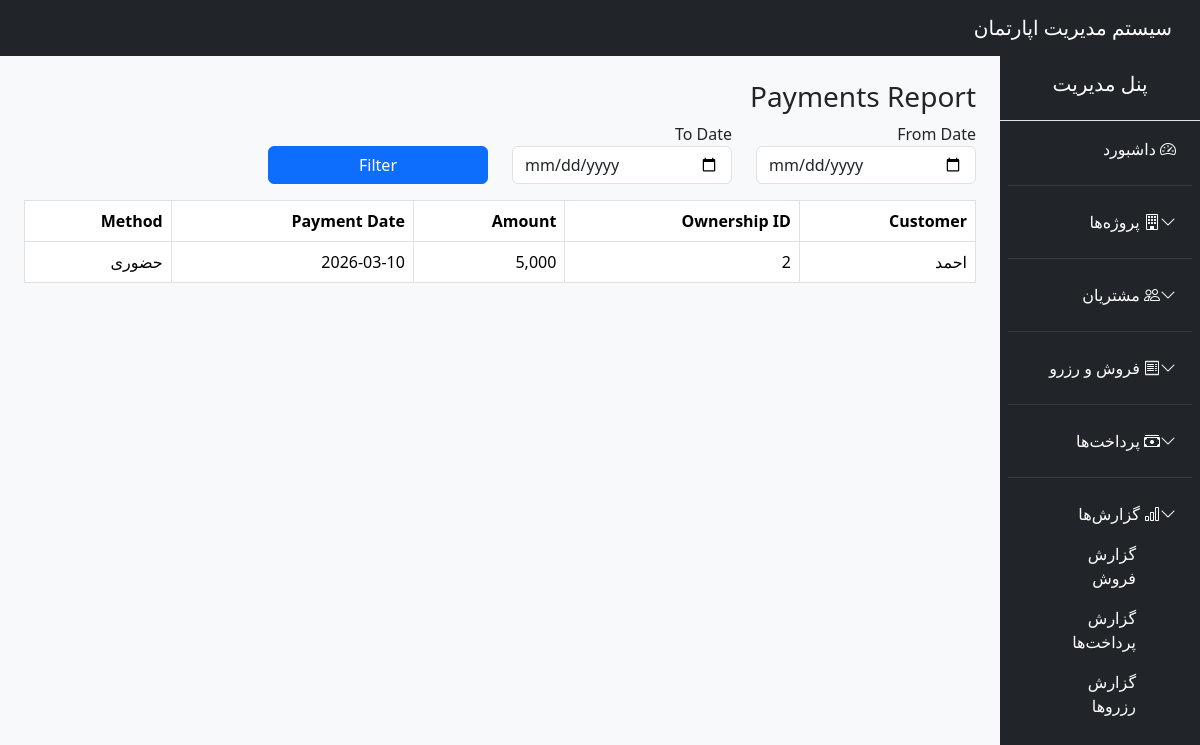
/public/?route=report_payments (signed in), run on an earlier commit of the app's database.
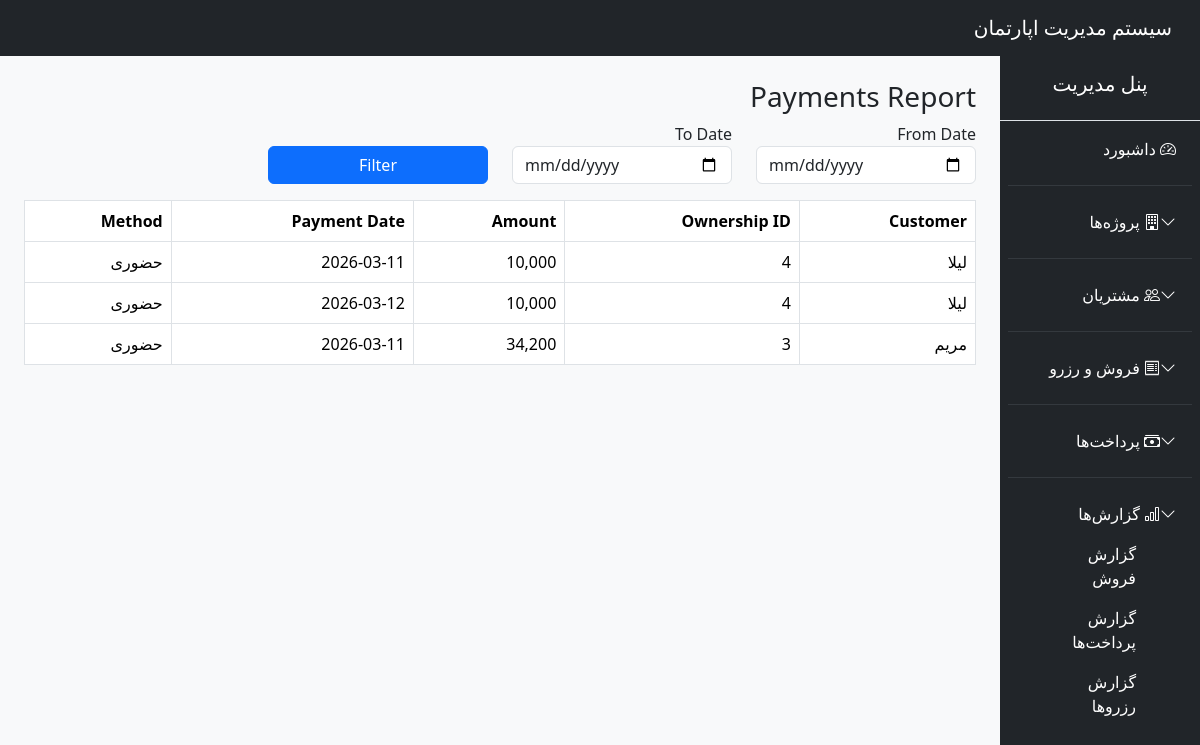
And on a later commit of the database.
### tables this page shows
CREATE TABLE `payments` (
  `id` int(11) NOT NULL,
  `ownership_id` int(11) NOT NULL,
  `amount` decimal(15,2) NOT NULL,
  `payment_date` date NOT NULL,
  `method` varchar(50) DEFAULT NULL,
  `description` text DEFAULT NULL
);

CREATE TABLE `customers` (
  `id` int(11) NOT NULL,
  `full_name` varchar(100) NOT NULL,
  `phone` varchar(50) DEFAULT NULL,
  `email` varchar(100) DEFAULT NULL,
  `national_id` varchar(50) DEFAULT NULL,
  `created_at` timestamp NOT NULL DEFAULT current_timestamp()
);

CREATE TABLE `ownerships` (
  `id` int(11) NOT NULL,
  `apartment_id` int(11) NOT NULL,
  `customer_id` int(11) NOT NULL,
  `sale_price` decimal(15,2) DEFAULT NULL,
  `sale_date` date DEFAULT NULL
);

### app/core/Controller.php (called while the page is built, shortened)
<?php
class Controller {
    protected function view($view, $data = []) {
        extract($data);
        require "../app/views/$view.php";
    }
    protected function model($model) {
        return new $model;
    }
}

### app/controllers/ReportController.php (called while the page is built, shortened)
<?php
class ReportController extends Controller
{
    public function payments()
    {
        $model = $this->model("Payment");
        $payments = $model->getPaymentsReport($_GET);
        $this->view("reports/payments", compact('payments', 'page_title'));
    }
}

### public/index.php (called while the page is built, shortened)
<?php
require_once "../app/core/Database.php";
require_once "../app/core/Controller.php";
require_once "../app/core/Model.php";
require_once "../routes/web.php";

### config/config.php (called while the page is built)
<?php
return [
    'db' => [
        'host' => 'localhost',
        'dbname' => 'apartment_system',
        'user' => 'root',
        'pass' => ''
    ]
];

### app/core/Database.php (called while the page is built, shortened)
<?php
class Database {
    private static $instance = null;
    private function __construct() {
        $config = require __DIR__ . '/../../config/config.php';
        $dsn = "mysql:host={$config['db']['host']};dbname={$config['db']['dbname']};charset=utf8mb4";
        try {
            $this->pdo = new PDO($dsn, $config['db']['user'], $config['db']['pass']);
        } catch (PDOException $e) {
            die("DB Connection Failed: " . $e->getMessage());
        }
    }
    public static function connect() {
        if (self::$instance === null) {
            self::$instance = new Database();
        }
        return self::$instance->pdo;
    }
}

### app/core/Model.php (called while the page is built, shortened)
<?php
class Model {
    public function __construct() {
        $this->db = Database::connect();
    }
}

### app/models/Payment.php (called while the page is built, shortened)
<?php
class Payment extends Model
{
    public function getPaymentsReport($filter)
    {
        $sql = "SELECT p.*, c.full_name, o.id AS ownership_id
                FROM payments p
                JOIN ownerships o ON p.ownership_id = o.id
                JOIN customers c ON o.customer_id = c.id
                WHERE 1=1";
        return $this->db->query($sql)->fetchAll(PDO::FETCH_ASSOC);
    }
}

### app/views/reports/payments.php (the view, shortened to what this page needs)
<?php require "../app/views/layouts/header.php"; ?>
<?php require "../app/views/layouts/sidebar.php"; ?>
<h3>Payments Report</h3>
<form method="get">
    <div class="row mb-3">
        <div class="col-md-3">
            <label>From Date</label>
            <input type="date" name="from" class="form-control" value="<?= $_GET['from'] ?? '' ?>">
        </div>
        <div class="col-md-3">
            <label>To Date</label>
            <input type="date" name="to" class="form-control" value="<?= $_GET['to'] ?? '' ?>">
        </div>
        <div class="col-md-3">
            <label>&nbsp;</label>
            <button class="btn btn-primary w-100">Filter</button>
        </div>
    </div>
</form>
<table class="table table-bordered">
    <thead>
        <tr>
            <th>Customer</th>
            <th>Ownership ID</th>
            <th>Amount</th>
            <th>Payment Date</th>
            <th>Method</th>
        </tr>
    </thead>
    <tbody>
        <?php foreach ($payments as $p): ?>
        <tr>
            <td><?= $p['full_name'] ?></td>
            <td><?= $p['ownership_id'] ?></td>
            <td><?= number_format($p['amount']) ?></td>
            <td><?= $p['payment_date'] ?></td>
            <td><?= $p['method'] ?></td>
        </tr>
        <?php endforeach; ?>
    </tbody>
</table>
<?php require "../app/views/layouts/footer.php"; ?>

What changed in the data, as far as the page shows it:
removed payments: customers.full_name "احمد", ownership "2", amount "5,000", payment_date "2026-03-10", method "حضوری"
added payments: customers.full_name "لیلا", ownership "4", amount "10,000", payment_date "2026-03-11", method "حضوری"
added payments: customers.full_name "لیلا", ownership "4", amount "10,000", payment_date "2026-03-12", method "حضوری"
added payments: customers.full_name "مریم", ownership "3", amount "34,200", payment_date "2026-03-11", method "حضوری"
